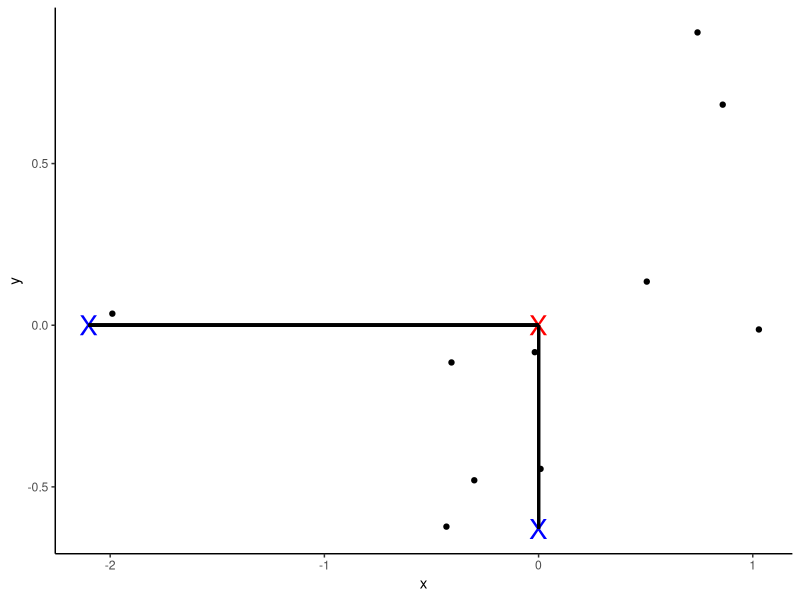
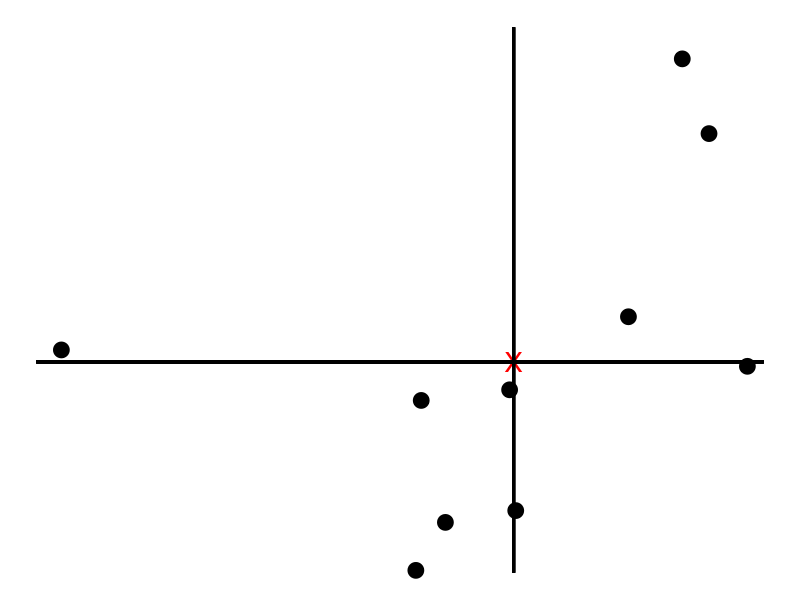
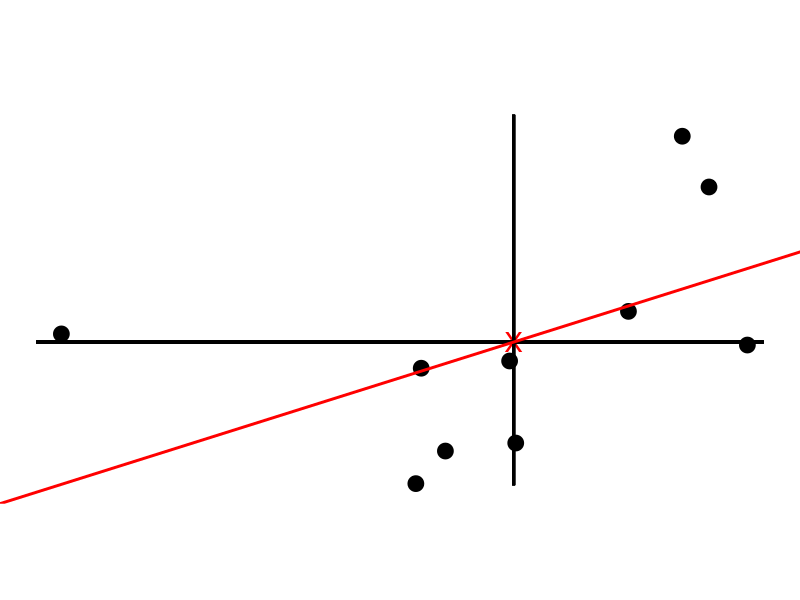
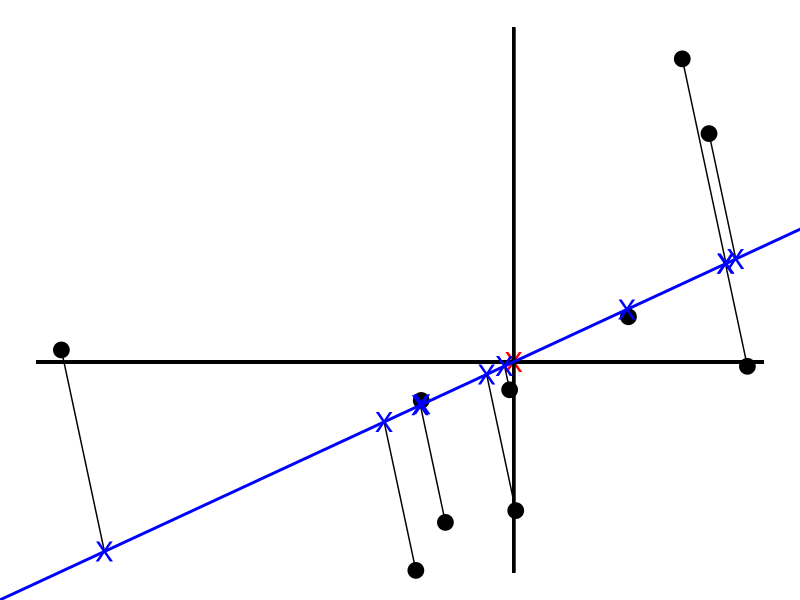
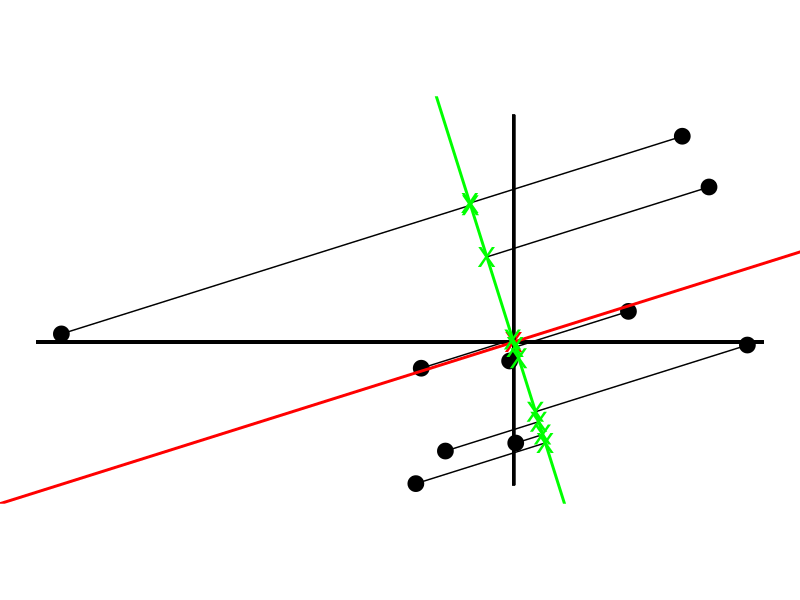
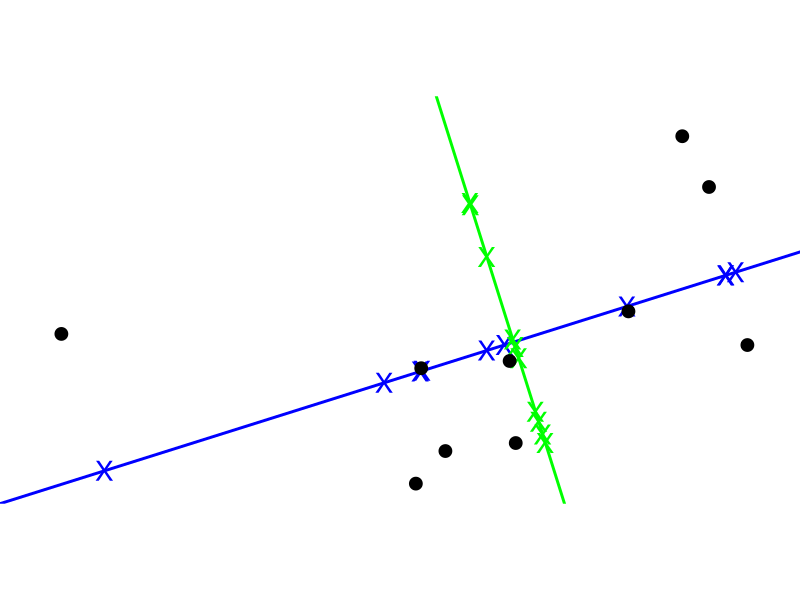

Write R code to recreate these figures, in order.
## ---- chunk 1
library(ggplot2)
library(grid)

set.seed(1)
data = MASS::mvrnorm(10, c(0,0), Sigma = matrix(c(1, .5, 2, .5), 2,2))
data[,1] <- data[,1] - mean(data[,1]) 
data[,2] <- data[,2] - mean(data[,2])
df <- data.frame(x = data[,1], y = data[,2])

ggplot(df, aes(x = x, y = y)) +
  theme_classic() +
  geom_point() +
  annotation_custom(textGrob("X", gp = gpar(col = "blue", fontsize = 20)), xmin = mean(df$x), xmax = mean(df$x), ymin = -.63, ymax = -.63) +
  annotation_custom(textGrob("X", gp = gpar(col = "blue", fontsize = 20)), xmin = -2.1, xmax = -2.1, ymin = mean(df$y), ymax = mean(df$y)) +
  annotation_custom(textGrob("X", gp = gpar(col = "red", fontsize = 20)), xmin = mean(df$x), xmax = mean(df$x), ymin = mean(df$y), ymax = mean(df$y)) +
  geom_segment(aes(x = mean(df$x), xend = mean(df$x), y = -.63, yend = mean(df$y)), color = "black", size = 1) +
  geom_segment(aes(x = -2.1, xend = mean(df$x), y = mean(df$y), yend = mean(df$y)), color = "black", size = 1)
## ---- chunk 2
ggplot(df, aes(x = x, y = y)) +
  theme_void() +
  geom_point(size = 5) +
  annotation_custom(textGrob("X", gp = gpar(col = "red", fontsize = 20)), xmin = mean(df$x), xmax = mean(df$x), ymin = mean(df$y), ymax = mean(df$y)) +
  geom_segment(aes(x = mean(df$x), xend = mean(df$x), y = -.63, yend = 1), color = "black", size = 1) +
  geom_segment(aes(x = -2.1, xend = 1.1, y = mean(df$y), yend = mean(df$y)), color = "black", size = 1)
## ---- chunk 3
pc1 <- prcomp(df)$rotation 
slope <- pc1[2,1] / pc1[1,1] 

ggplot(df, aes(x = x, y = y)) +
  theme_void() +
  geom_point(size = 5) +
  annotation_custom(textGrob("X", gp = gpar(col = "red", fontsize = 20)), xmin = mean(df$x), xmax = mean(df$x), ymin = mean(df$y), ymax = mean(df$y)) +
  geom_segment(aes(x = mean(df$x), xend = mean(df$x), y = -.63, yend = 1), color = "black", size = 1) +
  geom_segment(aes(x = -2.1, xend = 1.1, y = mean(df$y), yend = mean(df$y)), color = "black", size = 1) +
  geom_abline(aes(slope = slope, intercept = 0), size = 1, color = "red") +
  coord_equal()
## ---- chunk 4
# Orthogonal lines
orthogonal_fun <- function(inp) {
x0 = inp[1] 
y0 = inp[2] 
a = slope
b = -(1/a)
c = 0
d = y0 - b * x0
x = (d-c) / (a-b)
y = -(1/a) * x+d
return(c(x,y))
}

orthogonal_points <- apply(df, 1, FUN = orthogonal_fun)

df_with_orthogonal_pts <- data.frame(x = df[,1], y = df[,2], xend = orthogonal_points[1,], yend = orthogonal_points[2,])

ggplot(df, aes(x = x, y = y)) +
  theme_void() +
  geom_point(size = 5) +
  annotation_custom(textGrob("X", gp = gpar(col = "red", fontsize = 20)), xmin = mean(df$x), xmax = mean(df$x), ymin = mean(df$y), ymax = mean(df$y)) +
  geom_segment(aes(x = mean(df$x), xend = mean(df$x), y = -.63, yend = 1), color = "black", size = 1) +
  geom_segment(aes(x = -2.1, xend = 1.1, y = mean(df$y), yend = mean(df$y)), color = "black", size = 1) +
  geom_abline(aes(slope = slope, intercept = 0), size = 1, color = "blue") +
  geom_segment(data = df_with_orthogonal_pts, aes(x = x, y = y, xend = xend, yend = yend)) +
    annotation_custom(textGrob("X", gp = gpar(col = "blue", fontsize = 20)), xmin = df_with_orthogonal_pts$xend[1], xmax = df_with_orthogonal_pts$xend[1], ymin = df_with_orthogonal_pts$yend[1], ymax = df_with_orthogonal_pts$yend[1]) +
    annotation_custom(textGrob("X", gp = gpar(col = "blue", fontsize = 20)), xmin = df_with_orthogonal_pts$xend[2], xmax = df_with_orthogonal_pts$xend[2], ymin = df_with_orthogonal_pts$yend[2], ymax = df_with_orthogonal_pts$yend[2]) +
    annotation_custom(textGrob("X", gp = gpar(col = "blue", fontsize = 20)), xmin = df_with_orthogonal_pts$xend[3], xmax = df_with_orthogonal_pts$xend[3], ymin = df_with_orthogonal_pts$yend[3], ymax = df_with_orthogonal_pts$yend[3]) +
    annotation_custom(textGrob("X", gp = gpar(col = "blue", fontsize = 20)), xmin = df_with_orthogonal_pts$xend[4], xmax = df_with_orthogonal_pts$xend[4], ymin = df_with_orthogonal_pts$yend[4], ymax = df_with_orthogonal_pts$yend[4]) +
    annotation_custom(textGrob("X", gp = gpar(col = "blue", fontsize = 20)), xmin = df_with_orthogonal_pts$xend[5], xmax = df_with_orthogonal_pts$xend[5], ymin = df_with_orthogonal_pts$yend[5], ymax = df_with_orthogonal_pts$yend[5]) +
    annotation_custom(textGrob("X", gp = gpar(col = "blue", fontsize = 20)), xmin = df_with_orthogonal_pts$xend[6], xmax = df_with_orthogonal_pts$xend[6], ymin = df_with_orthogonal_pts$yend[6], ymax = df_with_orthogonal_pts$yend[6]) +
    annotation_custom(textGrob("X", gp = gpar(col = "blue", fontsize = 20)), xmin = df_with_orthogonal_pts$xend[7], xmax = df_with_orthogonal_pts$xend[7], ymin = df_with_orthogonal_pts$yend[7], ymax = df_with_orthogonal_pts$yend[7]) +
    annotation_custom(textGrob("X", gp = gpar(col = "blue", fontsize = 20)), xmin = df_with_orthogonal_pts$xend[8], xmax = df_with_orthogonal_pts$xend[8], ymin = df_with_orthogonal_pts$yend[8], ymax = df_with_orthogonal_pts$yend[8]) +
    annotation_custom(textGrob("X", gp = gpar(col = "blue", fontsize = 20)), xmin = df_with_orthogonal_pts$xend[9], xmax = df_with_orthogonal_pts$xend[9], ymin = df_with_orthogonal_pts$yend[9], ymax = df_with_orthogonal_pts$yend[9]) +
    annotation_custom(textGrob("X", gp = gpar(col = "blue", fontsize = 20)), xmin = df_with_orthogonal_pts$xend[10], xmax = df_with_orthogonal_pts$xend[10], ymin = df_with_orthogonal_pts$yend[10], ymax = df_with_orthogonal_pts$yend[10])
## ---- chunk 5
slope_pc2 <- -1/slope

orthogonal_fun <- function(inp) {
x0 = inp[1] 
y0 = inp[2] 
a = slope_pc2
b = -(1/a)
c = 0
d = y0 - b * x0
x = (d-c) / (a-b)
y = -(1/a) * x+d
return(c(x,y))
}

orthogonal_points_pc2 <- apply(df, 1, FUN = orthogonal_fun)

df_with_orthogonal_pts_pc2 <- data.frame(x = df[,1], y = df[,2], xend = orthogonal_points_pc2[1,], yend = orthogonal_points_pc2[2,])

ggplot(df, aes(x = x, y = y)) +
  theme_void() +
  geom_point(size = 5) +
  annotation_custom(textGrob("X", gp = gpar(col = "red", fontsize = 20)), xmin = mean(df$x), xmax = mean(df$x), ymin = mean(df$y), ymax = mean(df$y)) +
  geom_segment(aes(x = mean(df$x), xend = mean(df$x), y = -.63, yend = 1), color = "black", size = 1) +
  geom_segment(aes(x = -2.1, xend = 1.1, y = mean(df$y), yend = mean(df$y)), color = "black", size = 1) +
  geom_abline(aes(slope = slope, intercept = 0), size = 1, color = "red") +
  geom_abline(aes(slope = slope_pc2, intercept = 0), size = 1, color = "green") +
    geom_segment(data = df_with_orthogonal_pts_pc2, aes(x = x, y = y, xend = xend, yend = yend)) +
  annotation_custom(textGrob("X", gp = gpar(col = "green", fontsize = 20)), xmin = df_with_orthogonal_pts_pc2$xend[1], xmax = df_with_orthogonal_pts_pc2$xend[1], ymin = df_with_orthogonal_pts_pc2$yend[1], ymax = df_with_orthogonal_pts_pc2$yend[1]) +
    annotation_custom(textGrob("X", gp = gpar(col = "green", fontsize = 20)), xmin = df_with_orthogonal_pts_pc2$xend[2], xmax = df_with_orthogonal_pts_pc2$xend[2], ymin = df_with_orthogonal_pts_pc2$yend[2], ymax = df_with_orthogonal_pts_pc2$yend[2]) +
    annotation_custom(textGrob("X", gp = gpar(col = "green", fontsize = 20)), xmin = df_with_orthogonal_pts_pc2$xend[3], xmax = df_with_orthogonal_pts_pc2$xend[3], ymin = df_with_orthogonal_pts_pc2$yend[3], ymax = df_with_orthogonal_pts_pc2$yend[3]) +
    annotation_custom(textGrob("X", gp = gpar(col = "green", fontsize = 20)), xmin = df_with_orthogonal_pts_pc2$xend[4], xmax = df_with_orthogonal_pts_pc2$xend[4], ymin = df_with_orthogonal_pts_pc2$yend[4], ymax = df_with_orthogonal_pts_pc2$yend[4]) +
    annotation_custom(textGrob("X", gp = gpar(col = "green", fontsize = 20)), xmin = df_with_orthogonal_pts_pc2$xend[5], xmax = df_with_orthogonal_pts_pc2$xend[5], ymin = df_with_orthogonal_pts_pc2$yend[5], ymax = df_with_orthogonal_pts_pc2$yend[5]) +
    annotation_custom(textGrob("X", gp = gpar(col = "green", fontsize = 20)), xmin = df_with_orthogonal_pts_pc2$xend[6], xmax = df_with_orthogonal_pts_pc2$xend[6], ymin = df_with_orthogonal_pts_pc2$yend[6], ymax = df_with_orthogonal_pts_pc2$yend[6]) +
    annotation_custom(textGrob("X", gp = gpar(col = "green", fontsize = 20)), xmin = df_with_orthogonal_pts_pc2$xend[7], xmax = df_with_orthogonal_pts_pc2$xend[7], ymin = df_with_orthogonal_pts_pc2$yend[7], ymax = df_with_orthogonal_pts_pc2$yend[7]) +
    annotation_custom(textGrob("X", gp = gpar(col = "green", fontsize = 20)), xmin = df_with_orthogonal_pts_pc2$xend[8], xmax = df_with_orthogonal_pts_pc2$xend[8], ymin = df_with_orthogonal_pts_pc2$yend[8], ymax = df_with_orthogonal_pts_pc2$yend[8]) +
    annotation_custom(textGrob("X", gp = gpar(col = "green", fontsize = 20)), xmin = df_with_orthogonal_pts_pc2$xend[9], xmax = df_with_orthogonal_pts_pc2$xend[9], ymin = df_with_orthogonal_pts_pc2$yend[9], ymax = df_with_orthogonal_pts_pc2$yend[9]) +
    annotation_custom(textGrob("X", gp = gpar(col = "green", fontsize = 20)), xmin = df_with_orthogonal_pts_pc2$xend[10], xmax = df_with_orthogonal_pts_pc2$xend[10], ymin = df_with_orthogonal_pts_pc2$yend[10], ymax = df_with_orthogonal_pts_pc2$yend[10]) +
  coord_equal()
## ---- chunk 6
g1 <- ggplot(df, aes(x = x, y = y)) +
  theme_void() +
  geom_segment(aes(x = mean(df$x), xend = mean(df$x), y = -.63, yend = 1), color = "white", size = 1) +
  geom_segment(aes(x = -2.1, xend = 1.1, y = mean(df$y), yend = mean(df$y)), color = "white", size = 1) +
  
    geom_abline(aes(slope = slope, intercept = 0), size = 1, color = "blue") +
  annotation_custom(textGrob("X", gp = gpar(col = "blue", fontsize = 20)), xmin = df_with_orthogonal_pts$xend[1], xmax = df_with_orthogonal_pts$xend[1], ymin = df_with_orthogonal_pts$yend[1], ymax = df_with_orthogonal_pts$yend[1]) +
    annotation_custom(textGrob("X", gp = gpar(col = "blue", fontsize = 20)), xmin = df_with_orthogonal_pts$xend[2], xmax = df_with_orthogonal_pts$xend[2], ymin = df_with_orthogonal_pts$yend[2], ymax = df_with_orthogonal_pts$yend[2]) +
    annotation_custom(textGrob("X", gp = gpar(col = "blue", fontsize = 20)), xmin = df_with_orthogonal_pts$xend[3], xmax = df_with_orthogonal_pts$xend[3], ymin = df_with_orthogonal_pts$yend[3], ymax = df_with_orthogonal_pts$yend[3]) +
    annotation_custom(textGrob("X", gp = gpar(col = "blue", fontsize = 20)), xmin = df_with_orthogonal_pts$xend[4], xmax = df_with_orthogonal_pts$xend[4], ymin = df_with_orthogonal_pts$yend[4], ymax = df_with_orthogonal_pts$yend[4]) +
    annotation_custom(textGrob("X", gp = gpar(col = "blue", fontsize = 20)), xmin = df_with_orthogonal_pts$xend[5], xmax = df_with_orthogonal_pts$xend[5], ymin = df_with_orthogonal_pts$yend[5], ymax = df_with_orthogonal_pts$yend[5]) +
    annotation_custom(textGrob("X", gp = gpar(col = "blue", fontsize = 20)), xmin = df_with_orthogonal_pts$xend[6], xmax = df_with_orthogonal_pts$xend[6], ymin = df_with_orthogonal_pts$yend[6], ymax = df_with_orthogonal_pts$yend[6]) +
    annotation_custom(textGrob("X", gp = gpar(col = "blue", fontsize = 20)), xmin = df_with_orthogonal_pts$xend[7], xmax = df_with_orthogonal_pts$xend[7], ymin = df_with_orthogonal_pts$yend[7], ymax = df_with_orthogonal_pts$yend[7]) +
    annotation_custom(textGrob("X", gp = gpar(col = "blue", fontsize = 20)), xmin = df_with_orthogonal_pts$xend[8], xmax = df_with_orthogonal_pts$xend[8], ymin = df_with_orthogonal_pts$yend[8], ymax = df_with_orthogonal_pts$yend[8]) +
    annotation_custom(textGrob("X", gp = gpar(col = "blue", fontsize = 20)), xmin = df_with_orthogonal_pts$xend[9], xmax = df_with_orthogonal_pts$xend[9], ymin = df_with_orthogonal_pts$yend[9], ymax = df_with_orthogonal_pts$yend[9]) +
    annotation_custom(textGrob("X", gp = gpar(col = "blue", fontsize = 20)), xmin = df_with_orthogonal_pts$xend[10], xmax = df_with_orthogonal_pts$xend[10], ymin = df_with_orthogonal_pts$yend[10], ymax = df_with_orthogonal_pts$yend[10]) +
  
  geom_abline(aes(slope = slope_pc2, intercept = 0), size = 1, color = "green") +
  annotation_custom(textGrob("X", gp = gpar(col = "green", fontsize = 20)), xmin = df_with_orthogonal_pts_pc2$xend[1], xmax = df_with_orthogonal_pts_pc2$xend[1], ymin = df_with_orthogonal_pts_pc2$yend[1], ymax = df_with_orthogonal_pts_pc2$yend[1]) +
    annotation_custom(textGrob("X", gp = gpar(col = "green", fontsize = 20)), xmin = df_with_orthogonal_pts_pc2$xend[2], xmax = df_with_orthogonal_pts_pc2$xend[2], ymin = df_with_orthogonal_pts_pc2$yend[2], ymax = df_with_orthogonal_pts_pc2$yend[2]) +
    annotation_custom(textGrob("X", gp = gpar(col = "green", fontsize = 20)), xmin = df_with_orthogonal_pts_pc2$xend[3], xmax = df_with_orthogonal_pts_pc2$xend[3], ymin = df_with_orthogonal_pts_pc2$yend[3], ymax = df_with_orthogonal_pts_pc2$yend[3]) +
    annotation_custom(textGrob("X", gp = gpar(col = "green", fontsize = 20)), xmin = df_with_orthogonal_pts_pc2$xend[4], xmax = df_with_orthogonal_pts_pc2$xend[4], ymin = df_with_orthogonal_pts_pc2$yend[4], ymax = df_with_orthogonal_pts_pc2$yend[4]) +
    annotation_custom(textGrob("X", gp = gpar(col = "green", fontsize = 20)), xmin = df_with_orthogonal_pts_pc2$xend[5], xmax = df_with_orthogonal_pts_pc2$xend[5], ymin = df_with_orthogonal_pts_pc2$yend[5], ymax = df_with_orthogonal_pts_pc2$yend[5]) +
    annotation_custom(textGrob("X", gp = gpar(col = "green", fontsize = 20)), xmin = df_with_orthogonal_pts_pc2$xend[6], xmax = df_with_orthogonal_pts_pc2$xend[6], ymin = df_with_orthogonal_pts_pc2$yend[6], ymax = df_with_orthogonal_pts_pc2$yend[6]) +
    annotation_custom(textGrob("X", gp = gpar(col = "green", fontsize = 20)), xmin = df_with_orthogonal_pts_pc2$xend[7], xmax = df_with_orthogonal_pts_pc2$xend[7], ymin = df_with_orthogonal_pts_pc2$yend[7], ymax = df_with_orthogonal_pts_pc2$yend[7]) +
    annotation_custom(textGrob("X", gp = gpar(col = "green", fontsize = 20)), xmin = df_with_orthogonal_pts_pc2$xend[8], xmax = df_with_orthogonal_pts_pc2$xend[8], ymin = df_with_orthogonal_pts_pc2$yend[8], ymax = df_with_orthogonal_pts_pc2$yend[8]) +
    annotation_custom(textGrob("X", gp = gpar(col = "green", fontsize = 20)), xmin = df_with_orthogonal_pts_pc2$xend[9], xmax = df_with_orthogonal_pts_pc2$xend[9], ymin = df_with_orthogonal_pts_pc2$yend[9], ymax = df_with_orthogonal_pts_pc2$yend[9]) +
    annotation_custom(textGrob("X", gp = gpar(col = "green", fontsize = 20)), xmin = df_with_orthogonal_pts_pc2$xend[10], xmax = df_with_orthogonal_pts_pc2$xend[10], ymin = df_with_orthogonal_pts_pc2$yend[10], ymax = df_with_orthogonal_pts_pc2$yend[10]) +
  
  geom_point(size = 4) +
  
  coord_equal()
g1
# print(g1, vp = viewport(width = unit(0.5, "npc"), height = unit(0.5, "npc"), angle = 162))
## ---- chunk 7
pca <- princomp(df)
# loadings(pca)
summary(pca)
